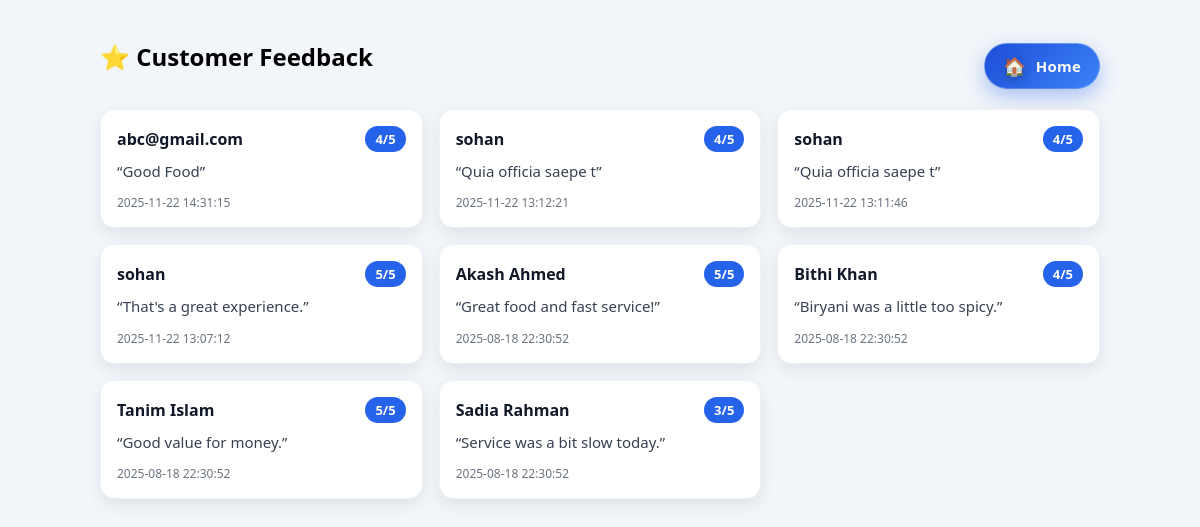
The app's page /admin/feedback.php with its own data.
### tables this page shows
CREATE TABLE `feedback` (
  `feedback_id` int(11) NOT NULL,
  `customer_id` int(11) DEFAULT NULL,
  `rating` int(11) DEFAULT NULL CHECK (`rating` >= 1 and `rating` <= 5),
  `comment` text DEFAULT NULL,
  `feedback_date` timestamp NOT NULL DEFAULT current_timestamp()
);

CREATE TABLE `customers` (
  `customer_id` int(11) NOT NULL,
  `customer_name` varchar(255) NOT NULL,
  `email` varchar(255) DEFAULT NULL,
  `password` varchar(255) NOT NULL,
  `role` enum('admin','user') NOT NULL DEFAULT 'user',
  `phone_number` varchar(20) DEFAULT NULL,
  `address` text DEFAULT NULL,
  `created_at` timestamp NOT NULL DEFAULT current_timestamp(),
  `deleted` enum('0','1') NOT NULL DEFAULT '0'
);

### admin/feedback.php (the view, shortened to what this page needs)
<?php
require_once "../config/db.php";
$stmt = $conn->prepare("
  SELECT
    f.feedback_id,
    f.rating,
    f.comment,
    f.feedback_date,
    c.customer_name
  FROM feedback f
  JOIN customers c ON f.customer_id = c.customer_id
  ORDER BY f.feedback_date DESC
");
$stmt->execute();
$result = $stmt->get_result();
?>
<!DOCTYPE html>
<html>
<head>
  <link rel="stylesheet" href="assets/style.css">
</head>
<body>
<div class="container">
  <div class="page-title">
    <h2>⭐ Customer Feedback</h2>
    <a href="../index.php" class="home-btn">
  <span class="home-btn__icon">🏠</span>
  <span class="home-btn__text">Home</span>
</a>
  </div>
  <div class="feedback-grid">
    <?php if ($result->num_rows > 0): ?>
      <?php while($row = $result->fetch_assoc()): ?>
        <div class="feedback-card">
          <div class="feedback-head">
            <div class="user-name">
              <?= htmlspecialchars($row["customer_name"]) ?>
            </div>
            <div class="rating">
              <?= (int)$row["rating"] ?>/5
            </div>
          </div>
          <div class="comment">
            “<?= htmlspecialchars($row["comment"]) ?>”
          </div>
          <div class="date">
            <?= htmlspecialchars($row["feedback_date"]) ?>
          </div>
        </div>
      <?php endwhile; ?>
    <?php else: ?>
      <p>No feedback found.</p>
    <?php endif; ?>
  </div>
</div>
</body>
</html>

### assets/style.css (style rules this page uses)
body { font-family: system-ui, sans-serif; background: #f2f5f9; margin: 0; padding: 0; }
.container { width: min(100% - 2rem, 1000px); margin: 40px auto; }
h1, h2 { margin-top: 0; }

### admin/feedback.php (style rules this page uses)
.feedback-grid { display: grid; grid-template-columns: repeat(auto-fit, minmax(260px, 1fr)); gap: 16px; margin-top: 16px; }
.feedback-card { background: white; border-radius: 14px; padding: 16px; box-shadow: 0 6px 16px rgba(0,0,0,.08); border: 1px solid #eef2f7; transition: transform .12s ease, box-shadow .2s ease; }
.feedback-head { display: flex; justify-content: space-between; align-items: center; margin-bottom: 8px; }
.user-name { font-weight: 700; font-size: 16px; color: #111827; }
.rating { background: #2563eb; color: white; font-weight: 700; padding: 4px 10px; border-radius: 999px; font-size: 13px; }
.comment { color: #374151; font-size: 15px; line-height: 1.5; margin: 8px 0 12px; }
.date { font-size: 12px; color: #6b7280; }
.page-title { display:flex; justify-content:space-between; align-items:center; gap:12px; flex-wrap:wrap; }
.home-btn { display: inline-flex; align-items: center; gap: 10px; padding: 12px 18px; border-radius: 999px; background: linear-gradient(135deg, #1d4ed8, #3b82f6); color: #fff; font-weight: 700; font-size: 15px; letter-spacing: .2px; text-decoration: none; box-shadow: 0 8px 20px rgba(37, 99, 235, .35); border: 1px solid rgba(255,255,255,.25); transition: transform .12s ease, box-shadow .2s ease, filter .2s ease; }
.home-btn__icon { font-size: 18px; line-height: 1; filter: drop-shadow(0 2px 4px rgba(0,0,0,.25)); }

### records on screen
feedback: customer.customer_name "abc@gmail.com", rating "4", comment "Good Food", feedback_date "2025-11-22 14:31:15"
feedback: customer.customer_name "sohan", rating "4", comment "Quia officia saepe t", feedback_date "2025-11-22 13:12:21"
feedback: customer.customer_name "sohan", rating "4", comment "Quia officia saepe t", feedback_date "2025-11-22 13:11:46"
feedback: customer.customer_name "sohan", rating "5", comment "That's a great experience.", feedback_date "2025-11-22 13:07:12"
feedback: customer.customer_name "Akash Ahmed", rating "5", comment "Great food and fast service!", feedback_date "2025-08-18 22:30:52"
feedback: customer.customer_name "Bithi Khan", rating "4", comment "Biryani was a little too spicy.", feedback_date "2025-08-18 22:30:52"
feedback: customer.customer_name "Tanim Islam", rating "5", comment "Good value for money.", feedback_date "2025-08-18 22:30:52"
feedback: customer.customer_name "Sadia Rahman", rating "3", comment "Service was a bit slow today.", feedback_date "2025-08-18 22:30:52"
